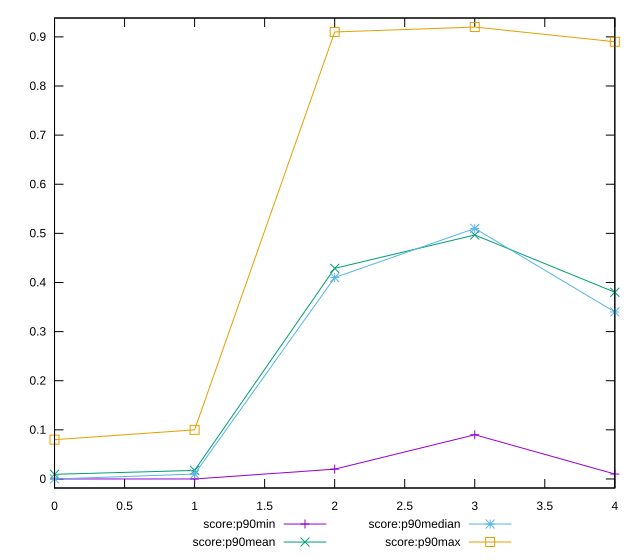

Write gnuplot code to recreate this figure.
reset

$scoreP90Min <<EOF
0 0
1 0
2 0.02
3 0.09
4 0.01
EOF

$scoreP90Mean <<EOF
0 0.009468085106382982
1 0.017446808510638307
2 0.42882978723404225
3 0.49670212765957444
4 0.3801063829787235
EOF

$scoreP90Median <<EOF
0 0
1 0.01
2 0.41
3 0.51
4 0.34
EOF

$scoreP90Max <<EOF
0 0.08
1 0.1
2 0.91
3 0.92
4 0.89
EOF

set key outside below
set xrange [0:4]
set yrange [-0.0184:0.9384]
set trange [-0.0184:0.9384]
set terminal svg size 640, 560 enhanced background rgb 'white'
set output "report_00015_2021-02-09T16-11-33.973Z/max-potential-fid/progression/score.svg"

plot $scoreP90Min title "score:p90min" with linespoints, \
     $scoreP90Mean title "score:p90mean" with linespoints, \
     $scoreP90Median title "score:p90median" with linespoints, \
     $scoreP90Max title "score:p90max" with linespoints

reset
